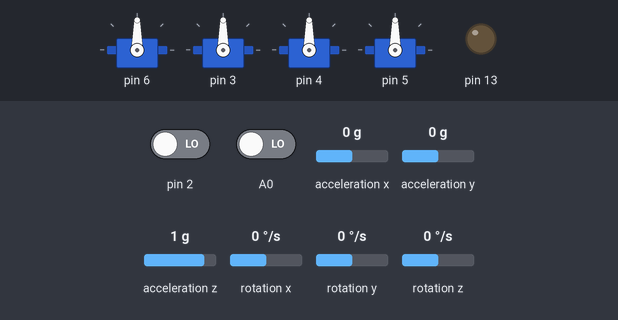
Recording of a sketch running on a simulated Arduino Uno, built with avr-gcc and run on an emulated ATmega328P. Shown: 4 × servo, output pins drawn as LEDs (lit = HIGH). The inputs (shaded band) are chosen by the test bench; at power-on: pin 2 LOW, A0 LOW, acceleration x 0 g, acceleration y 0 g, acceleration z 1 g, rotation x 0 °/s, rotation y 0 °/s, rotation z 0 °/s. The sensor or clock chip raises its interrupt line as the real part does; what the sketch prints to the serial monitor is not drawn.

Above: at 0.1 s.
At 28.7 s:
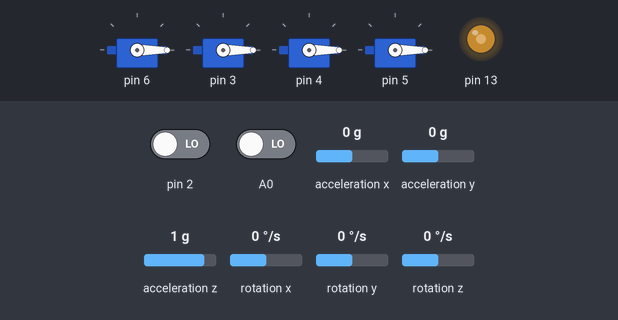
Timing chart, 0 to 30.2 s (numbered marks = the images above):
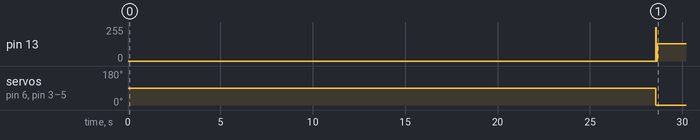

The sketch:

flight_controller_final.ino
```cpp
/**
 * WIRING GUIDE:
 *
 * ESC 1:
 * White: digital pin 6
 * Red: -
 * Black: Ground
 *
 * ESC 2:
 * White: digital pin 3
 * Red: -
 * Black: Ground
 *
 * ESC 3:
 * White: digital pin 4
 * Red: -
 * Black: Ground
 *
 * ESC 4:
 * White: digital pin 5
 * Red: -
 * Black: Ground
 *
 * IR receiver:
 * +: 5v
 * -: ground
 * Channel 2 (throttle): analog pin A0
 *
 * MPU 6050:
 * Vin: 5V
 * Gnd: ground
 * SDA: SDA
 * SCL: SCL
 * INT: digital 2
 *
 * TODO: Bluetooth rx/tx connection
 */

#include <Servo.h>
#include "I2Cdev.h"
#include "MPU6050_6Axis_MotionApps20.h"
#if I2CDEV_IMPLEMENTATION == I2CDEV_ARDUINO_WIRE
    #include "Wire.h"
#endif


// GLOBAL VARIABLES
Servo motor[4];
unsigned long curr_time, timer_1;
byte last_channel;
int throttle;
int motor_output[4];
int flag1 = 0;
float mpu_angle[3];
bool motor_calibration_status = false;

// PID VARIABLES
float roll_pid[3], pitch_pid[3], yaw_pid[3];
float roll_setpoint, pitch_setpoint, yaw_setpoint;
float roll_integral_sum, pitch_integral_sum, yaw_integral_sum;
float prev_roll, prev_pitch, prev_yaw;

// IMU variables
MPU6050 mpu;
bool blinkState = false;
bool dmpReady=false;
uint8_t mpuIntStatus, devStatus;
uint16_t packetSize, fifoCount;
uint8_t fifoBuffer[64];
Quaternion q;
VectorInt16 aa, aaReal, aaWorld;
VectorFloat gravity;
float euler[3], ypr[3], ypr_offsets[3];
int offset_ctr;
volatile bool mpuInterrupt = false;

void dmpDataReady(){
  mpuInterrupt = true;
}

void updateOffsets(int total){
  if (!dmpReady) return;
  offset_ctr = 0;
  while(offset_ctr <= total){
    while(!mpuInterrupt && fifoCount<packetSize);
    mpuInterrupt = false;
    mpuIntStatus = mpu.getIntStatus();
    fifoCount = mpu.getFIFOCount();
    if ((mpuIntStatus&0x10)||fifoCount==1024){
      mpu.resetFIFO();
      Serial.println("FIFO overflow");
    } else if (mpuIntStatus & 0x02){
      while(fifoCount<packetSize) fifoCount = mpu.getFIFOCount();
      mpu.getFIFOBytes(fifoBuffer, packetSize);
      fifoCount -= packetSize;
      offset_ctr++;
      mpu.dmpGetQuaternion(&q,fifoBuffer);
      mpu.dmpGetGravity(&gravity,&q);
      mpu.dmpGetYawPitchRoll(ypr, &q, &gravity);
      ypr_offsets[0] += ypr[0]*180/M_PI;
      ypr_offsets[1] += ypr[1]*180/M_PI;
      ypr_offsets[2] += ypr[2]*180/M_PI;
    }
  }
  ypr_offsets[0] /= total*1.0;
  ypr_offsets[1] /= total*1.0;
  ypr_offsets[2] /= total*1.0;
}

void setup() {

  // Hardware setup
  motor[0].attach(6);
  motor[1].attach(3);
  motor[2].attach(4);
  motor[3].attach(5);
  pinMode(A0,INPUT);

  // Interrupt setup
  cli();
  PCICR = 0x02;
  PCMSK1 |= bit (PCINT8);
  sei();

  // Initialize the serial communication
  Serial.begin(9600);

  // Add a 5 second delay to stabilize the connections
  for (int i = 0; i < 5; i++){
    Serial.print(".");
    delay(1000);
  }

  // MPU6050 setup
  #if I2CDEV_IMPLEMENTATION == I2CDEV_ARDUINO_WIRE
      Wire.begin();
      Wire.setClock(400000);
  #elif I2CDEV_IMPLEMENTATION == I2CDEV_BUILTIN_FASTWIRE
      Fastwire::setup(400, true);
  #endif
  pinMode(2,INPUT);
  Serial.println("Initializing I2C devices");
  mpu.initialize();
  Serial.println("Testing IMU connection");
  Serial.println(mpu.testConnection()? "success":"failure");
  delay(3000);
  Serial.println("Initializing DMP");
  devStatus = mpu.dmpInitialize();
  if (devStatus == 0){
    Serial.println("Enabling DMP");
    mpu.setDMPEnabled(true);
    Serial.println("Enabling Interrupt detection");
    attachInterrupt(digitalPinToInterrupt(2),dmpDataReady,RISING);
    mpuIntStatus = mpu.getIntStatus();
    Serial.println("DMP ready");
    dmpReady = true;
    packetSize = mpu.dmpGetFIFOPacketSize();
  }else{
    Serial.println("DMP initialization failed");
  }

  pinMode(13,OUTPUT);
  Serial.println("Waiting for the sensor to stabilize (20 seconds)");
  for (int i = 10; i>0; i--){
    delay(1000);
    Serial.print(i);
  }
  Serial.print("\nCalculating the offsets");
  mpu.resetFIFO();
  updateOffsets(1000);
  Serial.println("\nSETUP COMPLETE");
}


void calibrateMotors(){
  Serial.println("Attach the ESCs and type in done");
  String input;
  while(input!="done"){
    if (Serial.available())
      input = Serial.readString();
    for(int i =0; i<4;i++)
      motor[i].write(2000);
  }
  // Setting uppperlimit to be 2000us
  int old = millis();
  while((millis()-old) <= 1000){
    for(int i =0; i<4;i++)
      motor[i].write(2000);
  }
  // Setting lower limit to be 1000us
  old = millis();
  while((millis()-old) <= 5000){
    for(int i =0; i<4;i++)
      motor[i].write(1000);
  }
  Serial.println("DONE....");
  flag1=1;
}


void loop(){
  if (!dmpReady) return;
  while(!mpuInterrupt && fifoCount<packetSize){
    // Waiting for the buffer to fill up
  }
  mpuInterrupt = false;
  mpuIntStatus = mpu.getIntStatus();
  fifoCount = mpu.getFIFOCount();
  if ( (mpuIntStatus & 0x10) || fifoCount == 1024 ){
    mpu.resetFIFO();
    Serial.println("FIFO overflow");
  }else if (mpuIntStatus & 0x02){
    while(fifoCount<packetSize) fifoCount = mpu.getFIFOCount();
    mpu.getFIFOBytes(fifoBuffer, packetSize);
    fifoCount -= packetSize;
    mpu.dmpGetQuaternion(&q, fifoBuffer);
    mpu.dmpGetGravity(&gravity, &q);
    mpu.dmpGetYawPitchRoll(ypr, &q, &gravity);
    float yaw = (ypr[0]*180/M_PI) - ypr_offsets[0];
    float pitch = (ypr[1]*180/M_PI) - ypr_offsets[1];
    float roll = (ypr[2]*180/M_PI) - ypr_offsets[2];

    blinkState = !blinkState;
    digitalWrite(13, blinkState);

    // MOTOR CONTROL CODE
    if (Serial.available() && flag1==0){
      String input = Serial.readString();
      if (input == "calibrate"){
        calibrateMotors();
        motor_calibration_status = true;
      }
    }

    roll_setpoint = 0;
    pitch_setpoint = 0;
    yaw_setpoint = 0;
    float pid_out[3];
    calculate_pid( pid_out,
                roll_setpoint,
                pitch_setpoint,
                yaw_setpoint,
                roll,
                pitch,
                yaw);
    int temp_throttle = throttle;
    // Cap the motor output to 50%
    if (temp_throttle > 1500){
      temp_throttle = 1500;
    }
  }


  int temp = throttle;
  if (temp>1500)
    temp = 1500;
  for(int i =0; i<4;i++)
    motor[i].write(temp);
      //motors[i].write(motor_output[i]);
}

ISR(PCINT1_vect) {
  curr_time = micros();
  if (digitalRead(A0)){
    if (last_channel == 0){
      last_channel = 1;
      timer_1 = curr_time;
    }
  }
  else if (last_channel == 1){
    last_channel = 0;
    throttle = curr_time - timer_1;
  }
}


void calculate_pid( float * pid_out,
               float roll_setpoint,
               float pitch_setpoint,
               float yaw_setpoint,
               float roll_input,
               float pitch_input,
               float yaw_input){

  // Roll processing
  float error_roll = roll_input - roll_setpoint;
  roll_integral_sum += roll_pid[1]*error_roll;
  pid_out[0] = roll_pid[0]*error_roll + roll_integral_sum + roll_pid[2]*(error_roll - prev_roll);
  prev_roll = error_roll;

  // Pitch processing
  float error_pitch = pitch_input - pitch_setpoint;
  pitch_integral_sum += pitch_pid[1]*error_pitch;
  pid_out[1] = pitch_pid[0]*error_pitch + pitch_integral_sum + roll_pid[2]*(error_pitch-prev_pitch);
  prev_pitch = error_pitch;

  // Pitch processing
  float error_yaw = yaw_input - yaw_setpoint;
  yaw_integral_sum += yaw_pid[1]*error_yaw;
  pid_out[2] = yaw_pid[0]*error_yaw + yaw_integral_sum + yaw_pid[2]*(error_yaw-prev_yaw);
  prev_yaw = error_yaw;

}
```

Measured:
- by itself, pin 13: 0/255 → 128/255 at 28.6 s
- by itself, servo on pin 6, servo on pin 3–5: 90° → 0° at 28.6 s
